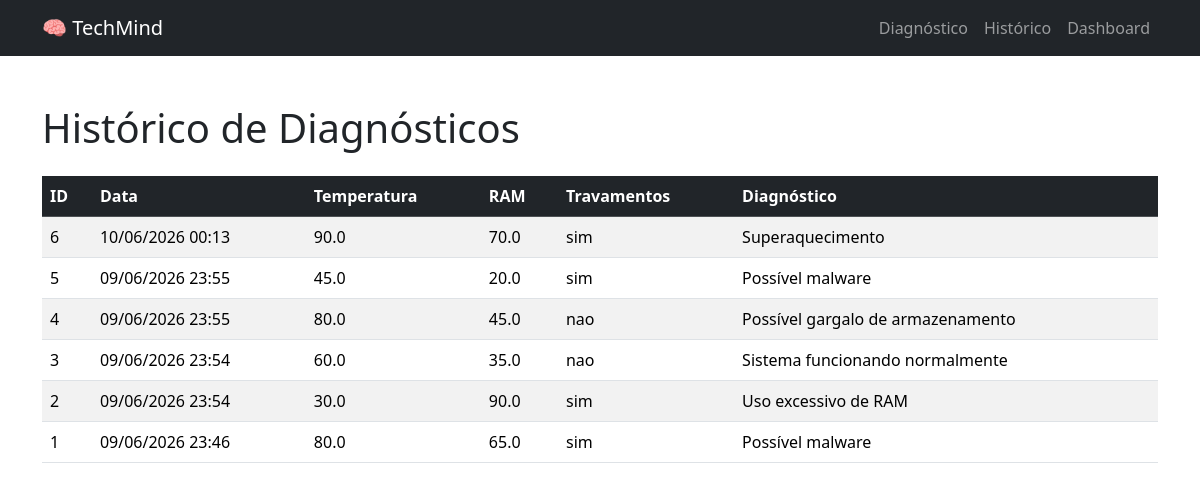
The page /historico on the database its author committed.
### tables this page shows
CREATE TABLE diagnosticos (
        id INTEGER PRIMARY KEY AUTOINCREMENT,
        data TEXT,
        temperatura REAL,
        ram REAL,
        travamentos TEXT,
        diagnostico TEXT,
        explicacao TEXT
    );

### app.py (the view)
@app.route("/historico")
def historico():
    dados = listar_historico()
    return render_template(
        "historico.html",
        dados=dados
    )

### banco.py (called while the page is built)
def listar_historico():
    conexao = sqlite3.connect(
        "database/techmind.db"
    )
    cursor = conexao.cursor()
    cursor.execute("""
    SELECT *
    FROM diagnosticos
    ORDER BY id DESC
    """)
    dados = cursor.fetchall()
    conexao.close()
    return dados

### templates/historico.html (shortened to what this page needs)
<!DOCTYPE html>
<html>
<head>
    <link href="https://cdn.jsdelivr.net/npm/bootstrap@5.3.8/dist/css/bootstrap.min.css" rel="stylesheet">
</head>
<body>
    <nav class="navbar navbar-expand-lg navbar-dark bg-dark">
        <div class="container">
            <a class="navbar-brand" href="/">
            🧠 TechMind
            </a>
            <div class="navbar-nav">
                <a class="nav-link" href="/">
                Diagnóstico
                </a>
                <a class="nav-link" href="/historico">
                Histórico
                </a>
                <a class="nav-link" href="/dashboard">
                Dashboard
                </a>
            </div>
        </div>
    </nav>
 <div class="container mt-5">
    <h1 class="mb-4">
        Histórico de Diagnósticos
    </h1>
    <table class="table table-striped table-hover">
        <thead class="table-dark">
            <tr>
                <th>ID</th>
                <th>Data</th>
                <th>Temperatura</th>
                <th>RAM</th>
                <th>Travamentos</th>
                <th>Diagnóstico</th>
            </tr>
        </thead>
        <tbody>
        {% for item in dados %}
            <tr>
                <td>{{ item[0] }}</td>
                <td>{{ item[1] }}</td>
                <td>{{ item[2] }}</td>
                <td>{{ item[3] }}</td>
                <td>{{ item[4] }}</td>
                <td>{{ item[5] }}</td>
            </tr>
        {% endfor %}
        </tbody>
    </table>
</div>
</body>
</html>

### rows shown on the page
diagnosticos: id "6", data "10/06/2026 00:13", temperatura "90.0", ram "70.0", travamentos "sim", diagnostico "Superaquecimento"
diagnosticos: id "5", data "09/06/2026 23:55", temperatura "45.0", ram "20.0", travamentos "sim", diagnostico "Possível malware"
diagnosticos: id "4", data "09/06/2026 23:55", temperatura "80.0", ram "45.0", travamentos "nao", diagnostico "Possível gargalo de armazenamento"
diagnosticos: id "3", data "09/06/2026 23:54", temperatura "60.0", ram "35.0", travamentos "nao", diagnostico "Sistema funcionando normalmente"
diagnosticos: id "2", data "09/06/2026 23:54", temperatura "30.0", ram "90.0", travamentos "sim", diagnostico "Uso excessivo de RAM"
diagnosticos: id "1", data "09/06/2026 23:46", temperatura "80.0", ram "65.0", travamentos "sim", diagnostico "Possível malware"
